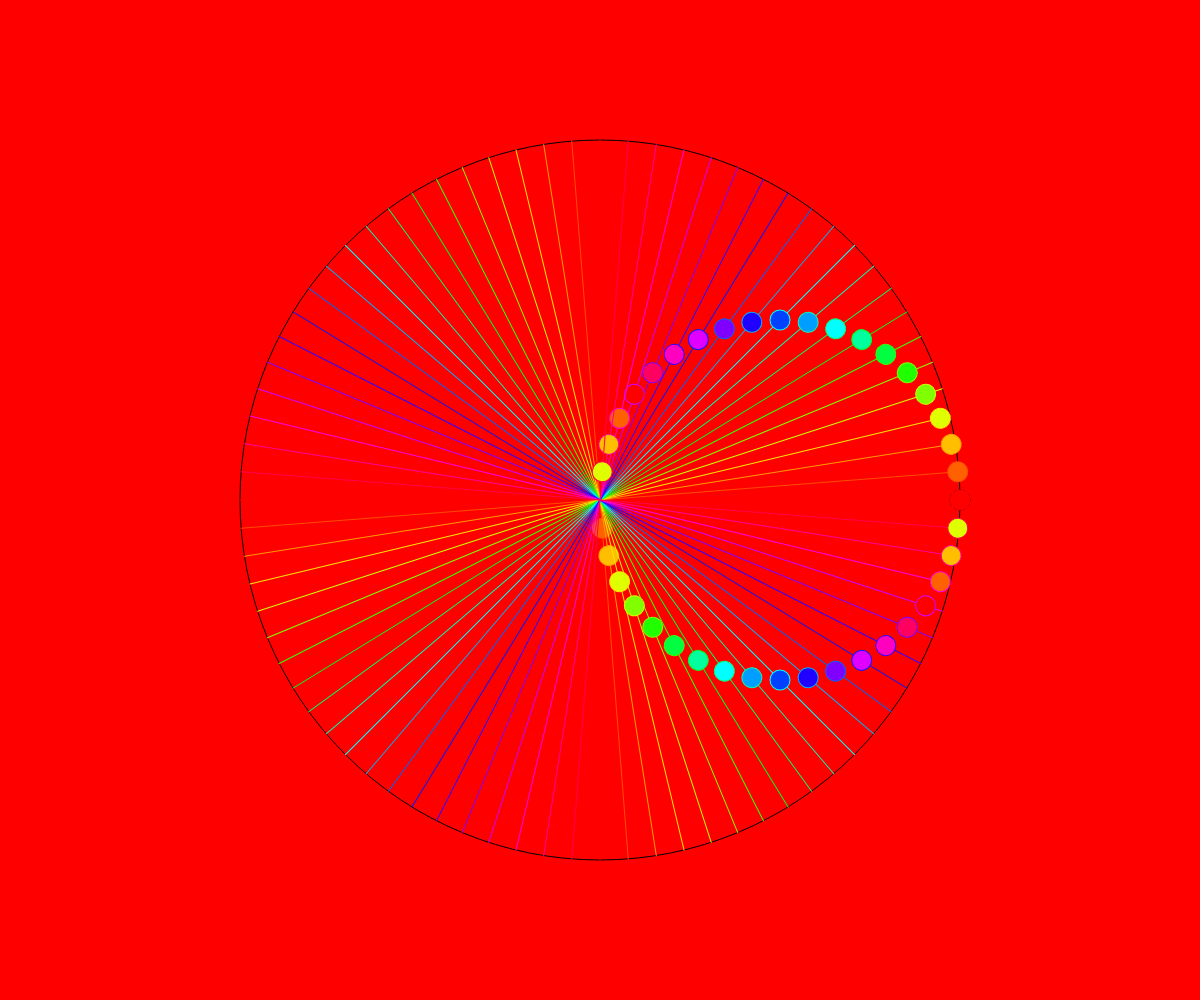
Frame 1 (no input)
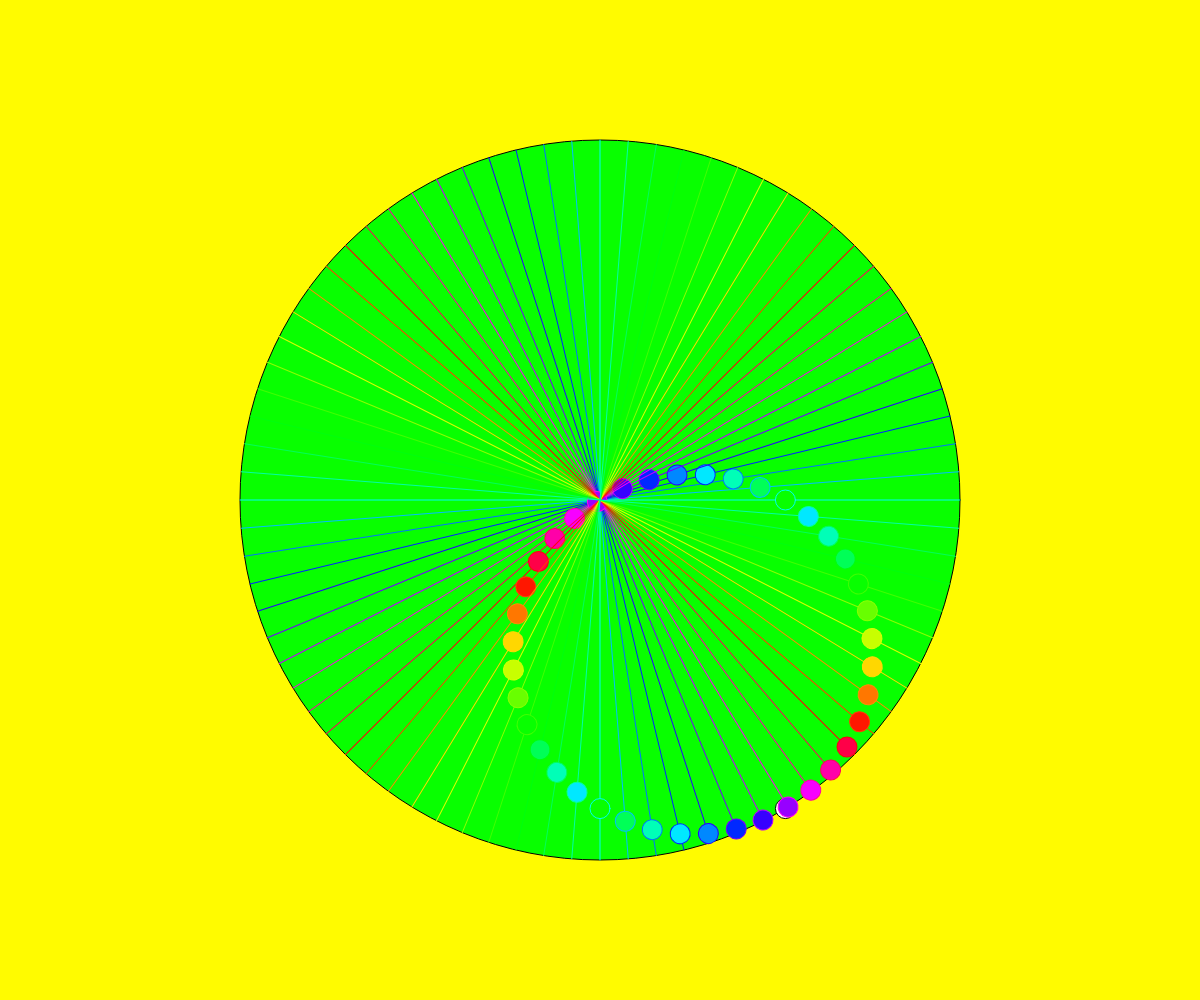
Frame 60 (no input)
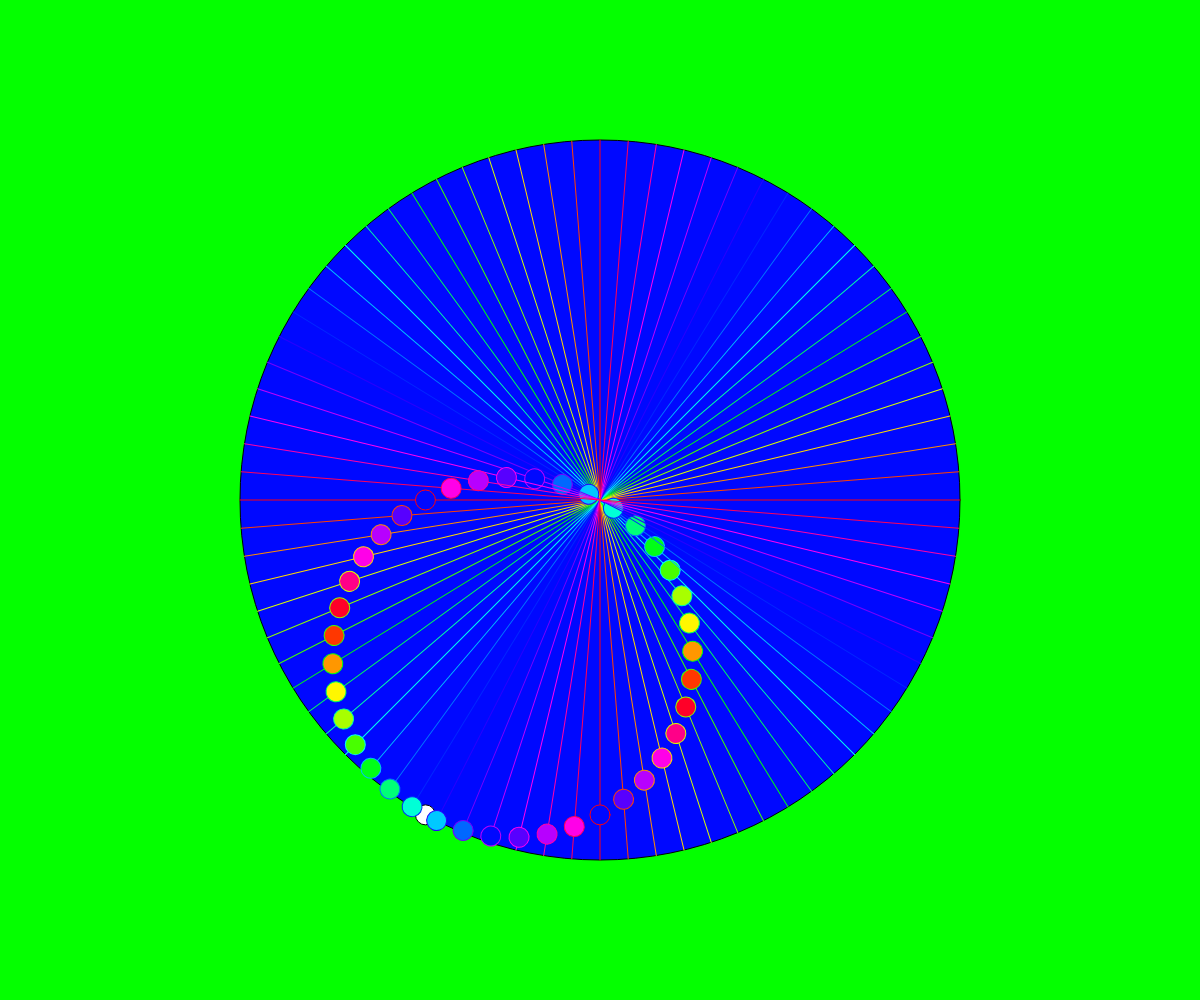
Frame 120 (the mouse pressed at the canvas centre since frame 60)

The p5.js sketch that drew these frames (run headless with seeded random() and noise() and a simulated clock; from frame 60 on, the mouse is pressed at the canvas centre):

// p5.js sketch
// ── sketch.js
let x, y
let r = 360

let angle = 0
let shiftingAngle = []
let numAmixs = 20
let x2 = []
let y2 = []

function setup() {
  createCanvas( windowWidth, windowHeight )
  angleMode( DEGREES )
  colorMode( HSB )

  for( let i = 0; i < numAmixs; i++ ) {
    shiftingAngle[i] = i * 90 / numAmixs
  }
}

function draw() {
  let hueValue = angle % 360 // Map angle to hue range
  background( hueValue, 100, 100 ) // Set background color based on hue
  
  stroke(0)

  x = r * cos( angle )
  y = r * sin( angle )

  translate( width / 2, height / 2 )

  // Primary ellipse color - changes independently from background
  let primaryEllipseHue = ( angle * 2 ) % 360 // Faster hue change for ellipse
  fill( primaryEllipseHue, 100, 100 )
  ellipse( 0, 0, r * 2, r * 2 )

  fill( 255 )
  ellipse( x, y, 20, 20 )

  for( let i = 0; i < numAmixs; i++ ) {
    x2[i] = r * cos( angle + shiftingAngle[i] )
    y2[i] = r * sin( angle + shiftingAngle[i] )

    let ellipseHue = ( angle * 2 + shiftingAngle[i] * 5 ) % 360
    fill(ellipseHue, 100, 100)

    // Change stroke color dynamically
    let strokeHue = ( angle * 3 + shiftingAngle[i] * 4 ) % 360
    stroke( strokeHue, 100, 100 ) // Stroke color changes dynamically

    push()
    rotate( -shiftingAngle[i] )
    line( -r, 0, r, 0 )
    line( 0, -r, 0, r )
    ellipse( x2[i], 0, 20, 20 )
    ellipse( 0, y2[i], 20, 20 )
    pop()

  }

  angle += 1
}
